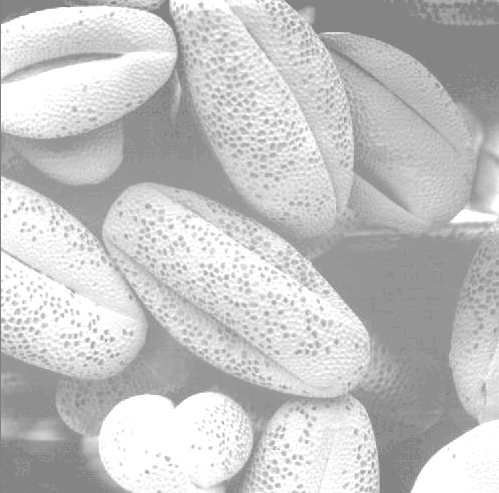
#> input picture Intro-to-Image-Processing-10-11-8-2024/Images_Morphological-Operators/2.5_blur.png, 499 x 493 px, found by its file name
$ jupyter execute IP_CNN_2_Equalize.ipynb
#> lines starting #> are read from the running program, lines starting #| are printed output that depends on the picture
[cell 1]
from google.colab import drive
drive.mount('/content/drive', force_remount=True)

[cell 2]
import numpy as np
import matplotlib.pyplot as plt
import cv2 as cv

# "grayscale" means 1 color channel only, i.e., (255,0,0) and (255,255,255)/3 are technically grayscales
img = cv.imread('/content/drive/MyDrive/Colab Notebooks/Intro to Image Processing/2.5_blur.png', cv.IMREAD_GRAYSCALE);
#> img is the input picture: shape (493, 499); min 128, max 255, mean 196.2
equ_img = cv.equalizeHist(img)
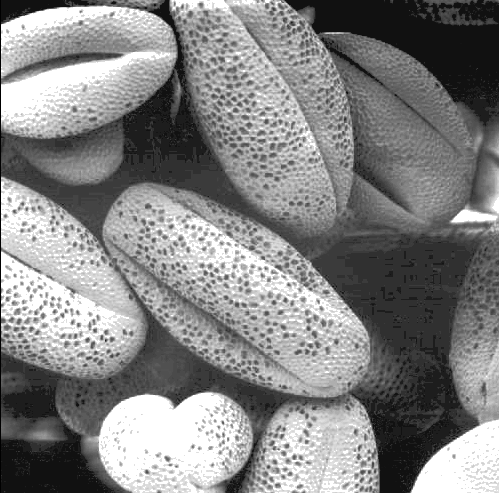
#> equ_img: shape (493, 499); min 0, max 255, mean 132.1

plt.imshow(equ_img, cmap='gray')
plt.show()

[cell 3]
img = cv.imread('/content/drive/MyDrive/Colab Notebooks/Intro to Image Processing/2.7_blur.png')
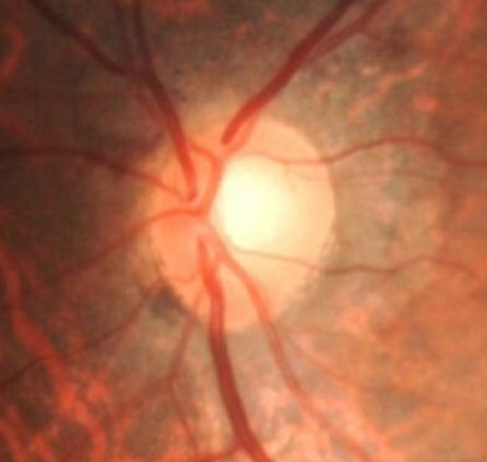
#> input picture Intro-to-Image-Processing-10-11-8-2024/Images_Morphological-Operators/2.7_blur.png, 487 x 462 px, found by its file name
#> img is the input picture: shape (462, 487, 3); mean B, G, R 74.5, 104.8, 171.2

yuv_img = cv.cvtColor(img, cv.COLOR_BGR2YUV) # BGR because OpenCV orders RGB differently
#> yuv_img: shape (462, 487, 3); mean of channels 0, 1, 2 121.2, 105, 171.8

yuv_img[:, :, 0] = cv.equalizeHist(yuv_img[:, :, 0]) # (row, col, YUV_index) (Y = 0, U = 1, V = 2)
#> yuv_img: shape (462, 487, 3); mean of channels 0, 1, 2 128.3, 105, 171.8
# yuv_img[:, :, 0] = cv.equalizeHist(yuv_img[:, :, 1]) # (row, col, YUV_index) (Y = 0, U = 1, V = 2)
# yuv_img[:, :, 0] = cv.equalizeHist(yuv_img[:, :, 2]) # (row, col, YUV_index) (Y = 0, U = 1, V = 2)

equalized_img = cv.cvtColor(yuv_img, cv.COLOR_YUV2BGR)
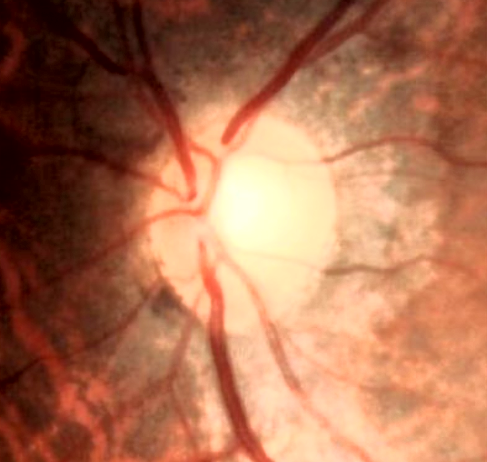
#> equalized_img: shape (462, 487, 3); mean B, G, R 82.2, 112.1, 172.2

# Display the results
plt.figure(figsize=(10, 7))
plt.subplot(1, 2, 1)
plt.title('Original Image')
plt.imshow(cv.cvtColor(img, cv.COLOR_BGR2RGB))
plt.axis('off')
plt.subplot(1, 2, 2)
plt.title('Equalized Image')
plt.imshow(cv.cvtColor(equalized_img, cv.COLOR_BGR2RGB))
plt.axis('off')
plt.show()
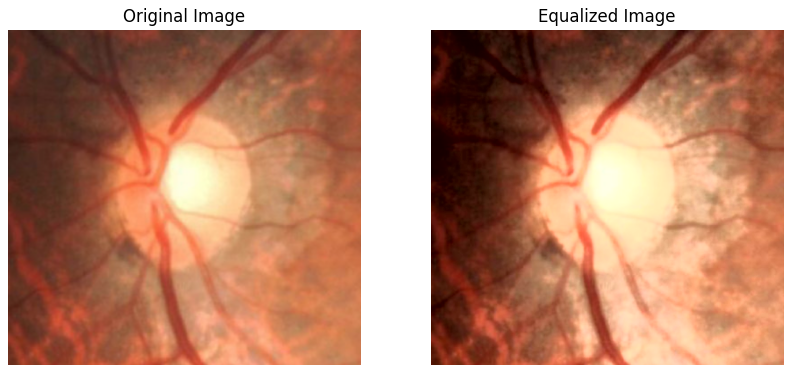
#> figure drawn by matplotlib, 2 panels
